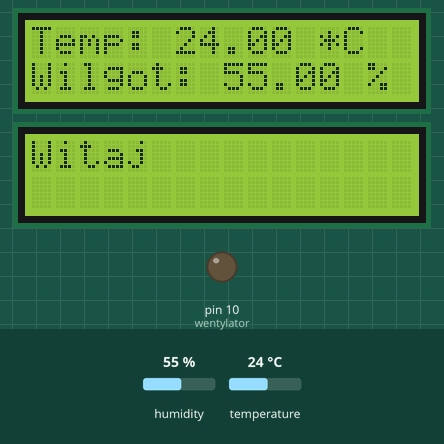
The sketch below on a simulated Arduino Uno, built with avr-gcc and run on an emulated ATmega328P. Parts: 2 × 16×2 character LCD, output pins drawn as LEDs (lit = HIGH). The test bench sets the inputs (shaded band); at power-on: humidity 55 %, temperature 24 °C. What the sketch prints to the serial monitor is not drawn.

Above: at 5.7 s.
5.8 s: humidity set to 52 %
At 7.6 s:
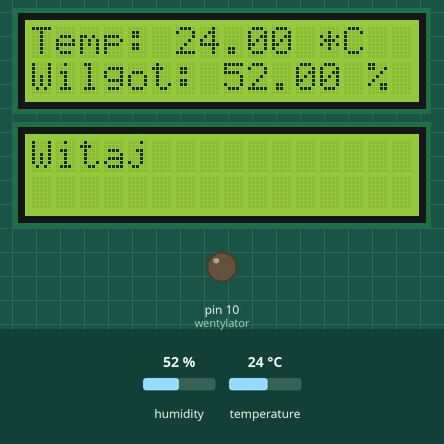
8.7 s: humidity set to 49 %
At 10.6 s:
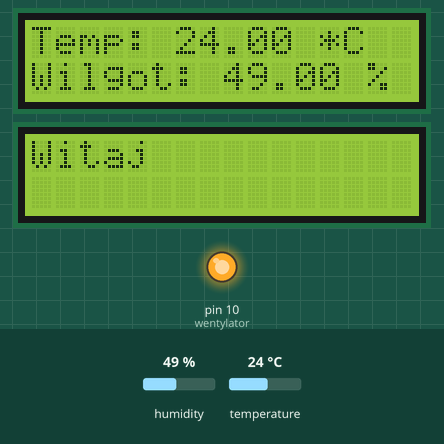
11.4 s: temperature set to 12 °C
At 14.0 s:
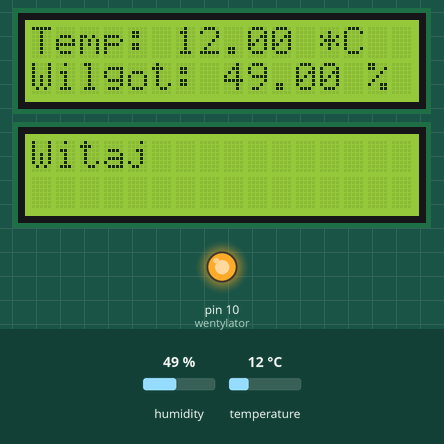
14.8 s: temperature set to 19 °C
At 15.8 s:
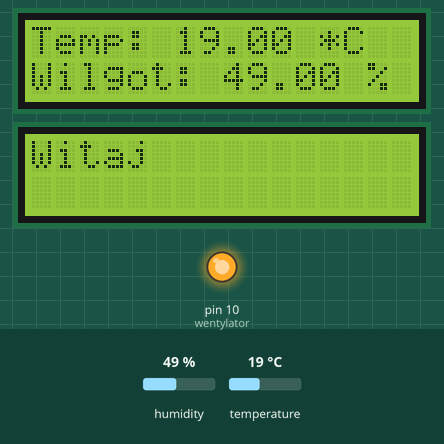
17.5 s: humidity set to 68 %
At 20.4 s:
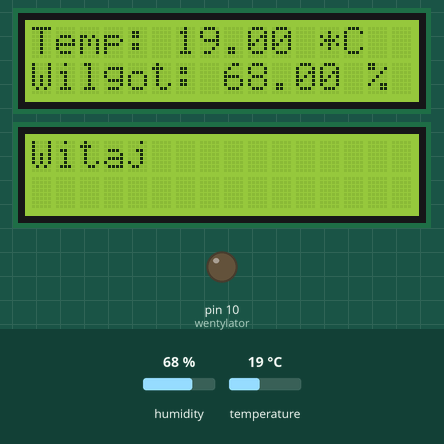
Timing chart, 0 to 21.9 s (numbered marks = the images above; inputs shaded):
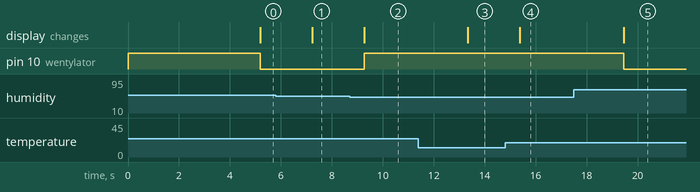

The sketch:

Makieta.ino
```cpp
#include <Wire.h>
#include <LiquidCrystal_I2C.h>
#include "DHT.h"

#define DHTPIN 8 //ustawiam port na ktorym bedzie podlaczony czujnik
#define DHTTYPE DHT22 //definiuje rodzaj czujnika

LiquidCrystal_I2C lcd1(0x27,16,2);  // Ustawienie wyścietlacza 1 jego adresu i wilkości
LiquidCrystal_I2C lcd2(0x24,16,2);  // Ustawienie wyścietlacza 2 jego adresu i wilkości
DHT dht(DHTPIN, DHTTYPE);  // utworzenie obiektu dth do obslugi czujnika

float humP,tempC;
const int przek2 =  11;
const int wentylator =  10;


//blok deklaracji funkcji
void wyswietlPowitanie();
void wyswietlTemperature(float T);
void wyswietlWilgotnosc(float H);
void sprawdzenieOdczytow(float h, float t);
void pobierzParametry (float& h, float& t);
void wyswietlParametry(float T,float H);

void setup()
{
  pinMode(wentylator, OUTPUT);
  digitalWrite(wentylator, HIGH);
  Serial.begin(9600);
  //while(!Serial);
  dht.begin();
  wyswietlPowitanie();
  pobierzParametry (humP, tempC);
  sprawdzenieOdczytow(humP, tempC);
}


void loop()
{

  delay(2000);
  pobierzParametry (humP, tempC);
  sprawdzenieOdczytow(humP, tempC);
  wyswietlParametry(humP, tempC);

  if (humP>50) {
      digitalWrite(wentylator, LOW);
    } else {
      digitalWrite(wentylator, HIGH);
    }

}


//funkcja wyswietlajaca powitanie
void wyswietlPowitanie(){
  lcd1.init();                      // initialize the lcd
  lcd1.backlight();
  lcd1.clear();
  lcd1.setCursor(0,0);
  lcd1.print("Witaj");
  lcd2.init();                      // initialize the lcd
  lcd2.backlight();
  lcd2.clear();
  lcd2.setCursor(0,0);
  lcd2.print("Witaj");
  delay(3000);

}
//Funkacja do wyswietlania parametrow
void wyswietlTemperature(float T){
  lcd1.clear();
  lcd1.setCursor(0,0);
  lcd1.print("Temp: ");
  lcd1.print(T);
}
//funkacja do wyswietlania wilgotnosci
void wyswietlWilgotnosc(float H){
  lcd1.clear();
  lcd1.setCursor(0,1);
  lcd1.print("Wilgot: ");
  lcd1.print(H);
}
//funkcja do pobierania paramtrwo z czujnika DTH22
void pobierzParametry (float& h, float& t){
  // odczyt parametrow zajmuje okolo cwierc sekundy, moze potrwac nawet do 2 sekund Reading temperature or humidity takes about 250 milliseconds!
  h = dht.readHumidity(); // odczytuje wilgotnosc
  t = dht.readTemperature(); //odczytuje temperature Read temperature as Celsius (the default)
  Serial.print("\nHumidity: ");
  Serial.print(h);
  Serial.print(" %\t");
  Serial.print("Temperature: ");
  Serial.print(t);
  Serial.print(" *C ");


}
void sprawdzenieOdczytow(float h, float t){
  if (isnan(h) || isnan(t) ) {
    lcd1.clear();
    lcd1.setCursor(0,0);
    lcd1.print("blad odczytu");
    return;
    }
}
//Funkcja do wyswietlania temperatury i wilgonosci na LCD
void wyswietlParametry(float H, float T){
  lcd1.clear();
  lcd1.setCursor(0,0);
  lcd1.print("Temp: ");
  lcd1.print(T);
  lcd1.print(" *C");
  lcd1.setCursor(0,1);
  lcd1.print("Wilgot: ");
  lcd1.print(H);
  lcd1.print(" %");

}
```

Measured:
- the behaviour switches between 51 and 50 % on humidity (found by bisection; images 1 and 2)
- after the input at 5.8 s, the display: changes after 1.4 s (image 1)
- after the input at 8.7 s, pin 10 (wentylator): LOW → HIGH after 0.57 s; the display: changes after 0.57 s (image 2)
- after the input at 11.4 s, the display: changes after 1.9 s (image 3)
- after the input at 14.8 s, the display: changes after 0.58 s (image 4)
- after the input at 17.5 s, pin 10 (wentylator): HIGH → LOW after 2.0 s; the display: changes after 2.0 s (image 5)
